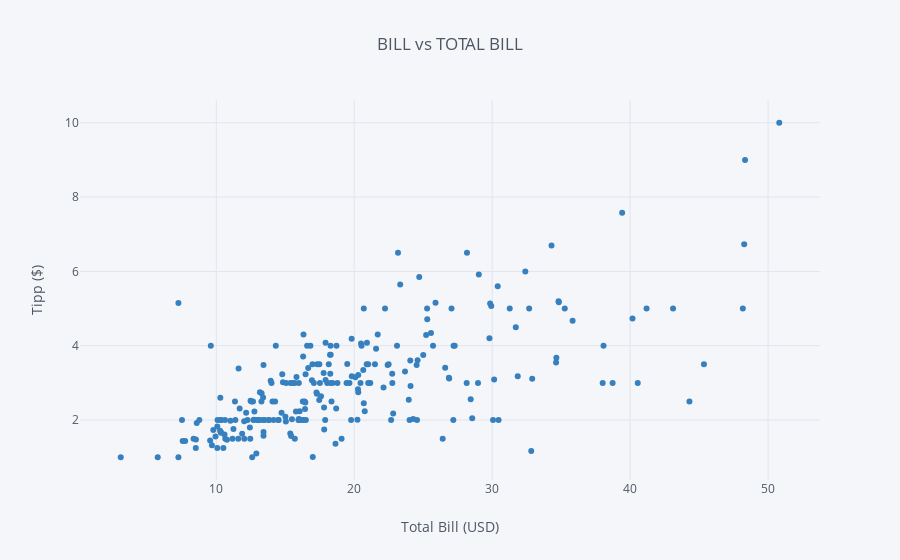

Notebook source saved alongside this figure:
### Markdown cell above
### Scatter

### Code cell
tips.iplot(kind='scatter',x='total_bill',y='tip',mode='markers',title='BILL vs TOTAL BILL',
           xTitle='Total Bill (USD)',yTitle='Tipp ($)',colors='blue',size=6)

### Figure 1 — Plotly figure (JSON) as saved in the notebook; plotly's stock layout.template omitted (floating-point values rounded to 4 significant figures; data arrays with more than 128 entries replaced by an {"elided": "..."} marker saying what was removed)
{"data": [{"line": {"color": "rgba(55, 128, 191, 1.0)", "dash": "solid", "shape": "linear", "width": 1.3}, "marker": {"size": 6, "symbol": "circle"}, "mode": "markers", "name": "tip", "text": "", "type": "scatter", "uid": "838210d0-6d2f-4e5c-a939-f55ef3336c6a", "x": {"elided": "244 float values"}, "y": {"elided": "244 float values"}}], "layout": {"legend": {"bgcolor": "#F5F6F9", "font": {"color": "#4D5663"}}, "paper_bgcolor": "#F5F6F9", "plot_bgcolor": "#F5F6F9", "title": {"font": {"color": "#4D5663"}, "text": "BILL vs TOTAL BILL"}, "xaxis": {"gridcolor": "#E1E5ED", "showgrid": true, "tickfont": {"color": "#4D5663"}, "title": {"font": {"color": "#4D5663"}, "text": "Total Bill (USD)"}, "zerolinecolor": "#E1E5ED"}, "yaxis": {"gridcolor": "#E1E5ED", "showgrid": true, "tickfont": {"color": "#4D5663"}, "title": {"font": {"color": "#4D5663"}, "text": "Tipp ($)"}, "zerolinecolor": "#E1E5ED"}}}
